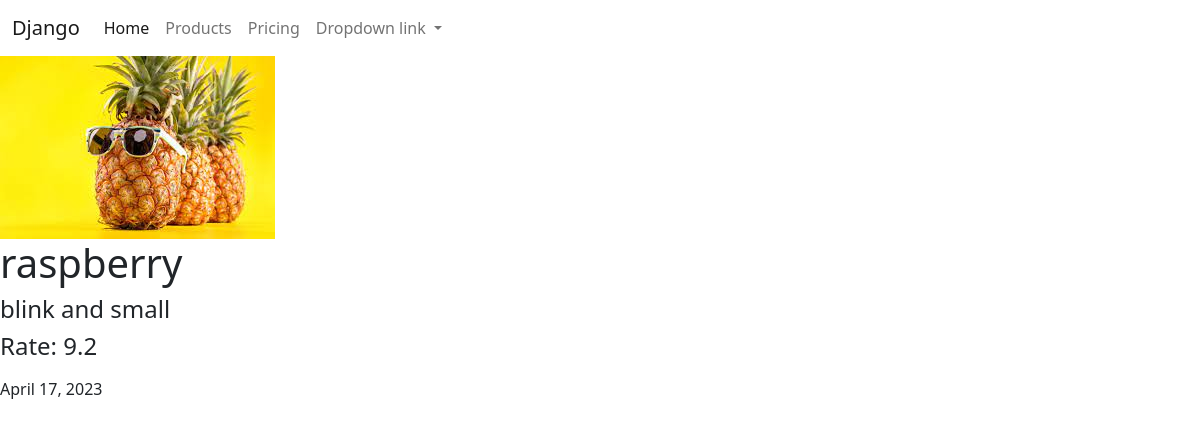
Page /products/3/ on the committed database.
### posts/models.py (models this page shows, shortened)
class Products(models.Model):
    image = models.ImageField(blank=True, null=True)
    title = models.CharField(max_length=255)
    description = models.TextField()
    rate = models.FloatField()
    create_date = models.DateField(auto_now=True)
    modified_date = models.DateField(auto_now_add=True)

### posts/views.py (the view, shortened to what this page needs)
# urls.py: path('products/<int:id>/', product_detail_view),
def product_detail_view(request, id):
    if request.method == 'GET':
        products = Products.objects.get(id=id)
        context = {
            'product': products,
            'comments': products.comment_set.all(),
            'form': CommentCreateForm
        }
        return render(request, 'products/detail.html', context=context)

### templates/products/detail.html (shortened to what this page needs)
{% extends 'layouts/index.html' %}
{% load static %}
{% block content %}
    <div class="product_block" style="
       .products_block {
             width: 80%;
             margin-left: 10%;
             margin-top: 50px;
         }
         .dates {
             margin-top: 20%;
             display: flex;
             justify-content: space-between;
         }">
        <div class="image">
            {% if product.image %}
                <img style="max-width: 650px" src="/media/{{ product.image }}/" alt="">
            {% else %}
                <img src="{% static 'img.png' %}" alt="">
            {% endif %}
        </div>
        <div class="info">
            <h1>{{ product.title }}</h1>
            <h4>{{ product.description }}</h4>
            <h4>Rate: {{ product.rate }}</h4>
            <div class="dates">
                <p>{{ product.modified_date }}</p>
            </div>
        </div>
    </div>
{% endblock %}

### rows in the picture
Products: image (picture), title "raspberry", description "blink and small", rate "9.2", modified_date "April 17, 2023"
